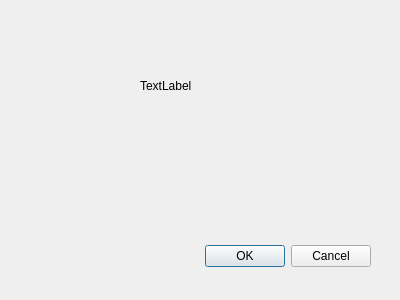
<?xml version="1.0" encoding="UTF-8"?>
<ui version="4.0">
 <class>ErrorDialog</class>
 <widget class="QDialog" name="ErrorDialog">
  <property name="geometry">
   <rect>
    <x>0</x>
    <y>0</y>
    <width>400</width>
    <height>300</height>
   </rect>
  </property>
  <property name="windowTitle">
   <string>Dialog</string>
  </property>
  <widget class="QDialogButtonBox" name="buttonBox">
   <property name="geometry">
    <rect>
     <x>30</x>
     <y>240</y>
     <width>341</width>
     <height>32</height>
    </rect>
   </property>
   <property name="orientation">
    <enum>Qt::Horizontal</enum>
   </property>
   <property name="standardButtons">
    <set>QDialogButtonBox::Cancel|QDialogButtonBox::Ok</set>
   </property>
  </widget>
  <widget class="QLabel" name="label">
   <property name="geometry">
    <rect>
     <x>140</x>
     <y>60</y>
     <width>111</width>
     <height>51</height>
    </rect>
   </property>
   <property name="text">
    <string>TextLabel</string>
   </property>
  </widget>
 </widget>
 <resources/>
 <connections>
  <connection>
   <sender>buttonBox</sender>
   <signal>accepted()</signal>
   <receiver>ErrorDialog</receiver>
   <slot>accept()</slot>
   <hints>
    <hint type="sourcelabel">
     <x>248</x>
     <y>254</y>
    </hint>
    <hint type="destinationlabel">
     <x>157</x>
     <y>274</y>
    </hint>
   </hints>
  </connection>
  <connection>
   <sender>buttonBox</sender>
   <signal>rejected()</signal>
   <receiver>ErrorDialog</receiver>
   <slot>reject()</slot>
   <hints>
    <hint type="sourcelabel">
     <x>316</x>
     <y>260</y>
    </hint>
    <hint type="destinationlabel">
     <x>286</x>
     <y>274</y>
    </hint>
   </hints>
  </connection>
 </connections>
</ui>
